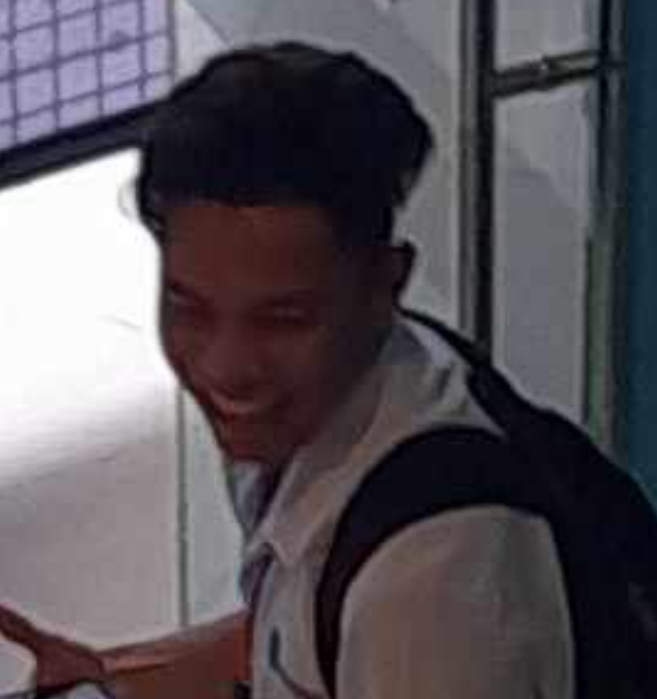
#> input picture Lab 1/PATENO.png, 657 x 699 px
$ python ex3.py
#> lines starting #> are read from the running program, lines starting #| are printed output that depends on the picture
import cv2

path = r'PATENO.png'

img = cv2.imread(path, cv2.IMREAD_GRAYSCALE)
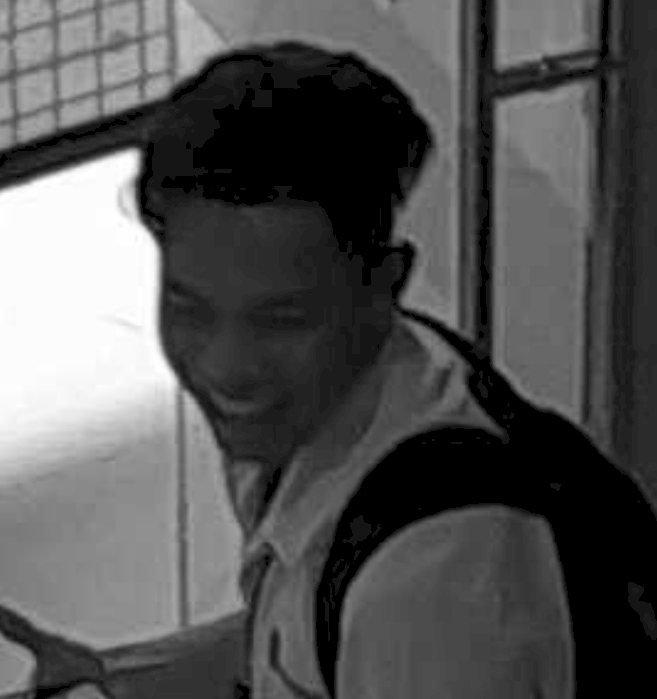
#> img: shape (699, 657); min 0, max 255, mean 84.3

cv2.imshow("Image", img)
cv2.waitKey(0)
cv2.destroyAllWindows()
